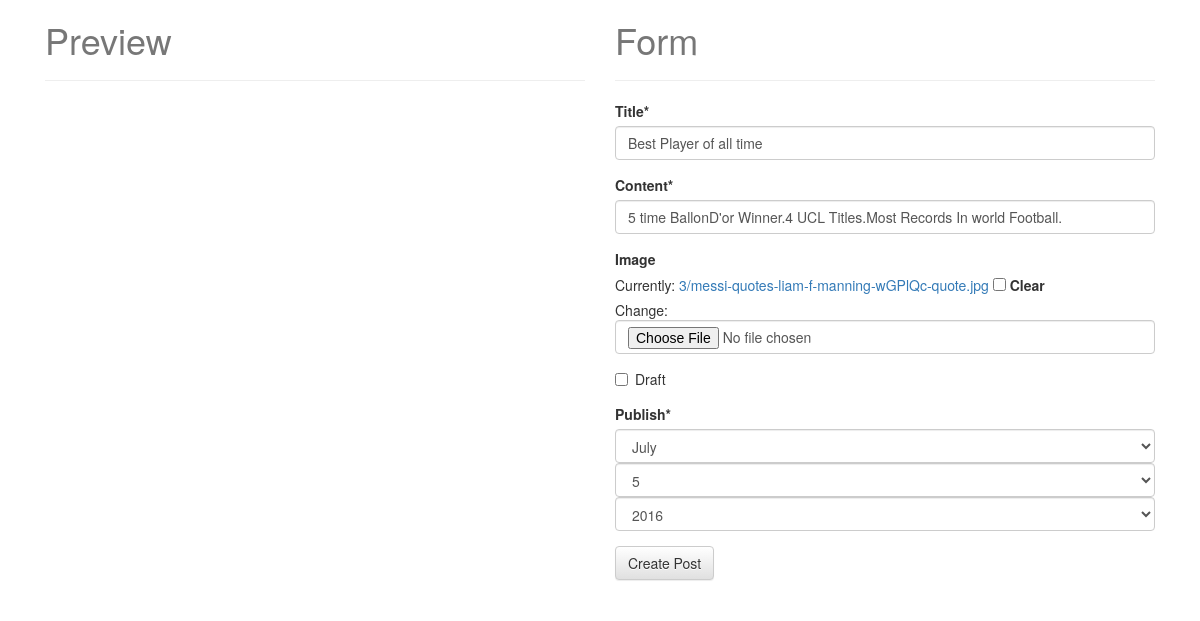
Screenshot of /posts/best-player-of-all-time/edit/ (signed in) with the database file from the repository.
### posts/models.py (models this page shows, shortened)
class Post(models.Model):
    user = models.ForeignKey(settings.AUTH_USER_MODEL, default=1)
    title = models.CharField(max_length=120)
    slug = models.SlugField(unique=True)
    image = models.ImageField(upload_to=upload_location,
            null=True,
            blank=True,
            width_field="width_field",
            height_field="height_field")
    height_field = models.IntegerField(default=0)
    width_field = models.IntegerField(default=0)
    content = models.TextField()
    draft = models.BooleanField(default=False)
    publish = models.DateField(auto_now=False, auto_now_add=False)
    updated = models.DateTimeField(auto_now=True, auto_now_add=False)
    timestamp = models.DateTimeField(auto_now=False, auto_now_add=True)
    read_time = models.TimeField(null=True, blank=True)
    objects = PostManager()
    def __str__(self):
        return self.title
    class Meta:
        ordering = ["-timestamp", "-updated"]

### posts/views.py (the view)
# urls.py: url(r'^(?P<slug>[\w-]+)/edit/$', post_update, name='update'),
def post_update(request, slug=None):
	if not request.user.is_staff or not request.user.is_superuser:
		raise Http404
	instance = get_object_or_404(Post, slug=slug)
	print instance
	form = PostForm(request.POST or None, request.FILES or None, instance=instance)
	print form
	if form.is_valid():
		instance = form.save(commit=False)
		instance.save()
		messages.success(request, "<a href='#'>Item</a> Saved", extra_tags='html_safe')
		return HttpResponseRedirect(instance.get_absolute_url())
	context = {
		"title": instance.title,
		"instance": instance,
		"form":form,
	}
	return render(request, "post_form.html", context)

### posts/forms.py
class PostForm(forms.ModelForm):
	content = forms.CharField(widget=PagedownWidget(show_preview=False))
	publish = forms.DateField(widget=forms.SelectDateWidget)
	class Meta:
		model = Post
		fields = [
			"title",
        	"content",
        	"image",
            "draft",
            "publish",
        ]

### templates/post_form.html (shortened to what this page needs)
{% extends "base.html" %}
{% load crispy_forms_tags %}
{% block content %}
<div class="col-sm-6">
	<h1>Preview</h1>
	<hr/>
</div>
<div class='col-sm-6'>
<h1>Form</h1>
<hr/>
<form method='POST' action='' enctype='multipart/form-data'>{% csrf_token %}
{{ form|crispy }}
<input type='submit' class='btn btn-default' value='Create Post' />
</form>
</div>
{% endblock content %}

### static/css/base.css (style rules this page uses)
h1 { color: #777777; }

### rows the page displays
Post: title "Best Player of all time", content "5 time BallonD'or Winner.4 UCL Titles.Most Records In world Football."
